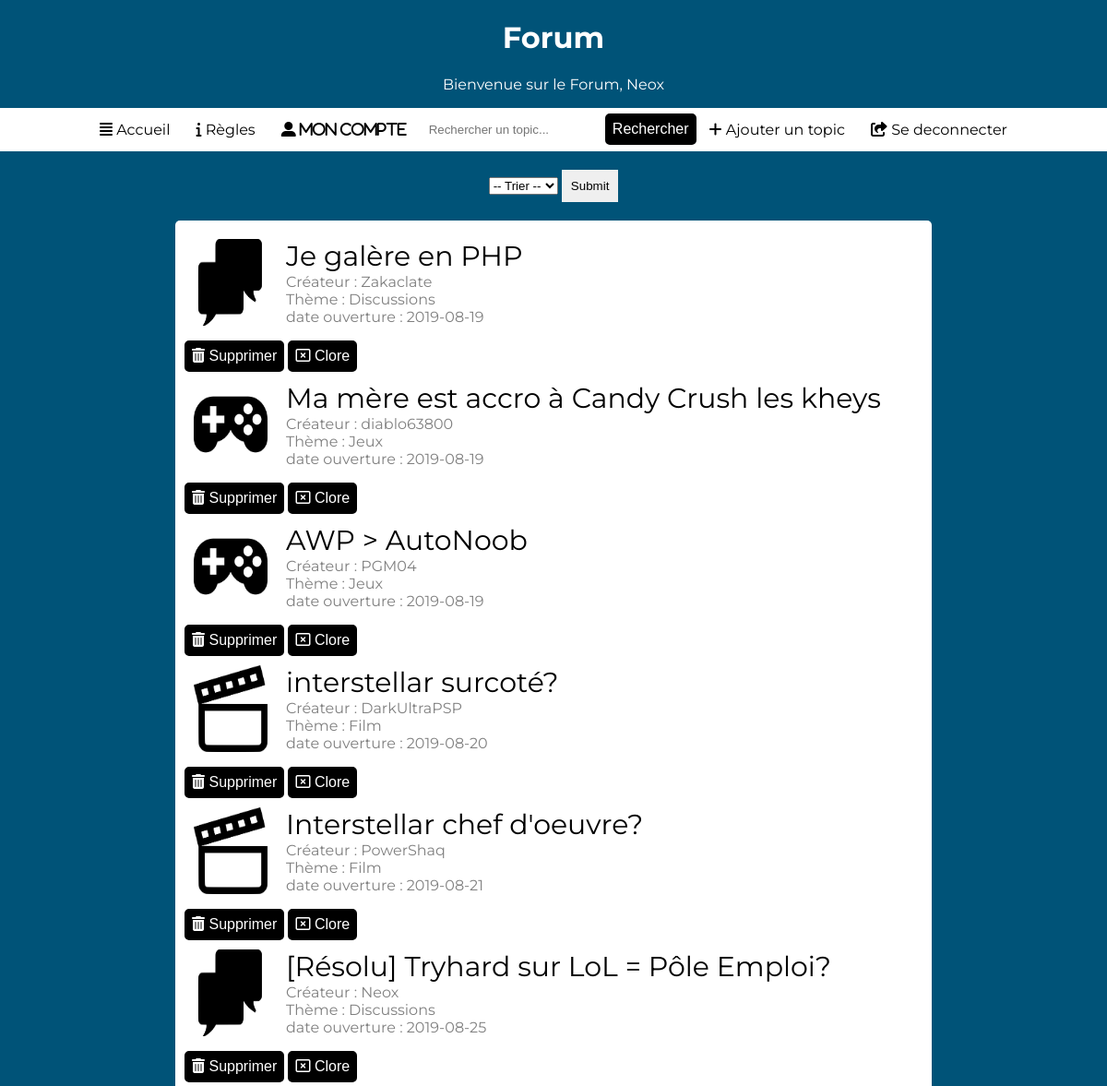
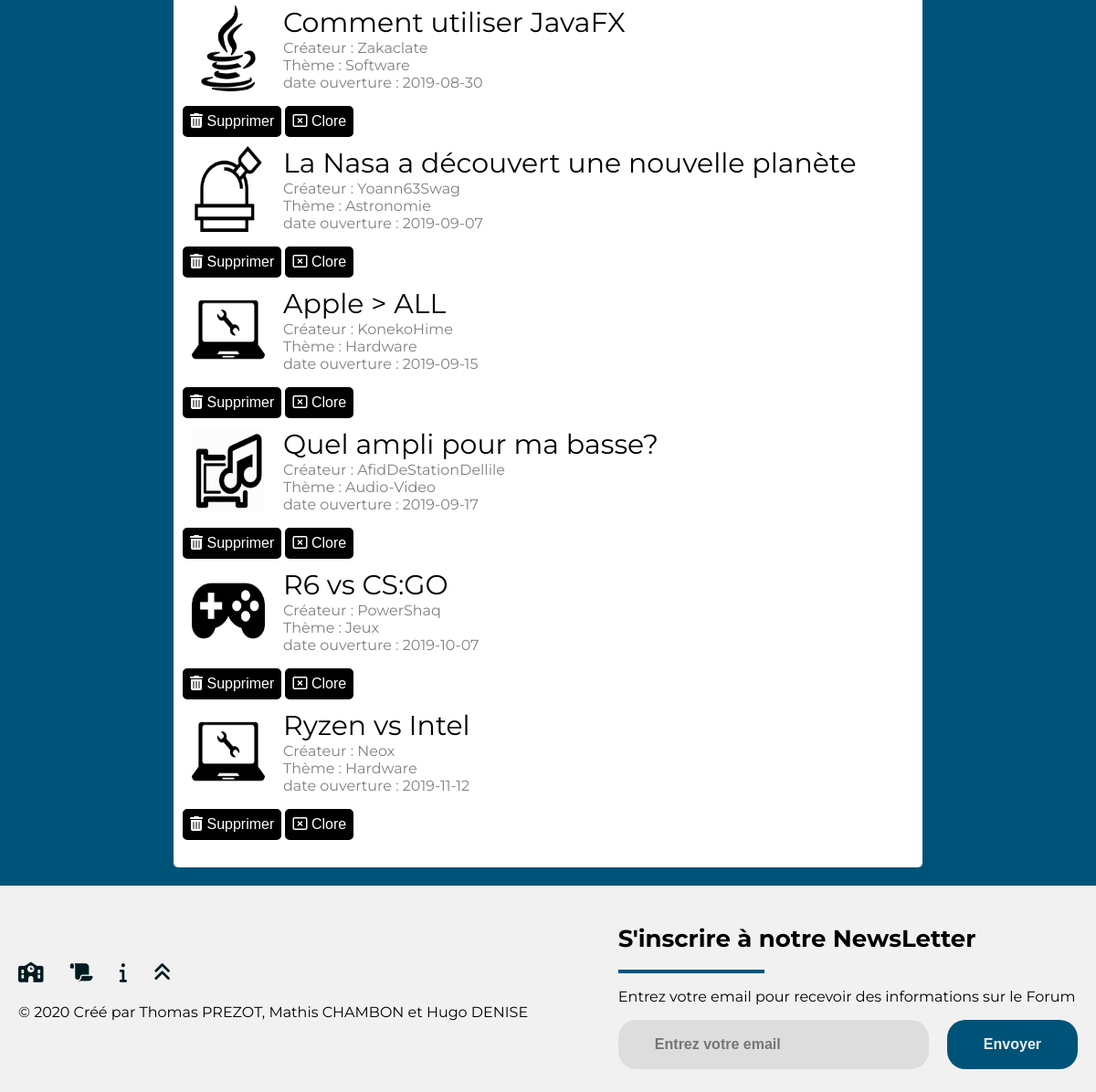
The app's page /index.php (signed in) with its own data (2 pictures, top to bottom).
### tables this page shows
CREATE TABLE Compte
(
idCompte INT(11) NOT NULL AUTO_INCREMENT,
isCompteBanni TINYINT,
isCompteAdmin TINYINT,
dateDebutBan DATE,
dateFinBan DATE,
raisonBan VARCHAR(64),
motDePasse VARCHAR(64),
login VARCHAR(64),
dateCreation DATE,
nomCompte VARCHAR(64),
idMessage INT(11),
connexion TINYINT,
email VARCHAR(64),
PRIMARY KEY(idCompte)
);

CREATE TABLE FilDeDiscussion
(
idFilDeDiscussion INT(11) NOT NULL AUTO_INCREMENT,
isFilDeDiscussionClos TINYINT,
titreFilDeDiscussion VARCHAR(64),
dateOuverture DATE,
Theme VARCHAR(64),
idCreateur INT(11),
idMessage INT(11),
PRIMARY KEY(idFilDeDiscussion)
);

### data/compte.php (called while the page is built, shortened)
<?php
    class Compte
    {
        private $isCompteAdmin;
        private $nomCompte;
        function getIsCompteAdmin() {
            return $this->isCompteAdmin;
        }
        function getNomCompte() {
            return $this->nomCompte;
        }
        function setNomCompte($nomCompte) {
            $this->nomCompte = $nomCompte;
        }
        public function initCompte($idCompte)
        {
            $bdd=DatabaseLinker::getConnexion();
            $state = $bdd->prepare("SELECT * FROM Compte WHERE idCompte=?");
            $state->bindParam(1,$idCompte);
            $state->execute();
            $resultat = $state->fetchAll();
            foreach ($resultat as $ligneResultat)
            {
                $this->nomCompte = $ligneResultat["nomCompte"];
                $this->isCompteAdmin = $ligneResultat["isCompteAdmin"];
            }
        }
    }
?>

### data/fildediscussion.php (called while the page is built, shortened)
<?php
    class FilDeDiscussion
    {
        private $idFilDeDiscussion;
        private $isFilDeDiscussionClos;
        private $titreFilDeDiscussion;
        private $dateCreation;
        private $theme;
        public function getIsFilDeDiscussionClos() {
            return $this->isFilDeDiscussionClos;
        }
        public function getIdFilDeDiscussion() {
            return $this->idFilDeDiscussion;
        }
        public function getTitreFilDeDiscussion() {
            return $this->titreFilDeDiscussion;
        }
        public function getDateCreation() {
            return $this->dateCreation;
        }
        public function getThemeFilDeDiscussion() {
            return $this->theme;
        }
        public function setIdFilDeDiscussion($idFilDeDiscussion) {
            $this->idFilDeDiscussion = $idFilDeDiscussion;
        }
        public function setTitreFilDeDiscussion($titreFilDeDiscussion) {
            $this->titreFilDeDiscussion = $titreFilDeDiscussion;
        }
        public function setDateCreation($dateCreation) {
            $this->dateCreation = $dateCreation;
        }
        public function setThemeFilDeDiscussion($theme) {
            $this->theme = $theme;
        }
        public function getIdFilDeDiscussionWithId($idFilDeDiscussion)
        {
            $bdd=DatabaseLinker::getConnexion();
            $state = $bdd->prepare("SELECT * FROM FilDeDiscussion WHERE idFilDeDiscussion=?");
            $state->bindParam(1,$idFilDeDiscussion);
            $state->execute();
            $resultat = $state->fetchAll();
            foreach ($resultat as $ligneResultat)
            {
                $this->idFilDeDiscussion = $ligneResultat["idFilDeDiscussion"];
                $this->dateCreation = $ligneResultat["dateOuverture"];
                $this->titreFilDeDiscussion = $ligneResultat["titreFilDeDiscussion"];
                $this->theme = $ligneResultat["Theme"];
                $this->isFilDeDiscussionClos = $ligneResultat["isFilDeDiscussionClos"];
            }
        }
        public static function getAllFilDeDiscussion($typeTri)
        {
            $tab= array();
            $connex=DatabaseLinker::getConnexion();
            $state=$connex->prepare("SELECT * FROM FilDeDiscussion ORDER BY ".$typeTri);
            $state->execute();
            $result = $state->fetchALL();
            foreach ($result as $ligneResult)
            {
                $user = new FilDeDiscussion();
                $user->setIdFilDeDiscussion($ligneResult["idFilDeDiscussion"]);
                $user->setDateCreation($ligneResult["dateOuverture"]);
                $user->setTitreFilDeDiscussion($ligneResult["titreFilDeDiscussion"]);
                $user->setThemeFilDeDiscussion($ligneResult["Theme"]);
                $user->setIsFilDeDiscussionClos($ligneResult["isFilDeDiscussionClos"]);
                $user->setIdCreateur($ligneResult["idCreateur"]);
                $tab[] = $user;
            }
            return $tab;
        }
        public static function getCreateurWithId($idCreateur)
        {
            $bdd=DatabaseLinker::getConnexion();
            $state = $bdd->prepare("SELECT nomCompte FROM Compte INNER JOIN FilDeDiscussion ON FilDeDiscussion.idCreateur = Compte.idCompte WHERE idFilDeDiscussion=?");
            $state->bindParam(1,$idCreateur);
            $state->execute();
            $resultat = $state->fetchAll();
            $compte = new Compte();
            foreach ($resultat as $ligneResultat)
            {
                $compte->setNomCompte($ligneResultat["nomCompte"]);
            }
            return $compte;
        }
    }
?>

### datamanagers/compteManager.php (called while the page is built, shortened)
<?php
    include_once("data/compte.php");
    class compteManager
    {
        public static function isCompteAdmin($idCompte)
        {
            $use = new Compte();
            $use->initCompte($idCompte);
            if ($use->getIsCompteAdmin())
            {
                return 1;
            }
            return 0;
        }
    }
?>

### index.php (the view, shortened to what this page needs)
<?php
	include("header.php");
	include("datamanagers/compteManager.php");
?>
<?php
	if (isset($_SESSION["idUser"]))
	{
		include("BarreDeNavCo.php");
?>
		<FORM method="GET" class="formTri">
			<SELECT name="typeTri" size="1">
				<OPTION>-- Trier --
				<OPTION value="date">Date
			</SELECT>
			<input type="submit" name="trier">
		</FORM>
		<div class="page">
		<div class="contentPage">
			<div class="milieu">
		        <?php
		        $typeTriFilDeDiscussion = "dateOuverture ASC";
					$tabFilDeDiscussion = FilDeDiscussion::getAllFilDeDiscussion($typeTriFilDeDiscussion);
						foreach ($tabFilDeDiscussion as $fildediscussion)
			            {
		            		$createur = FilDeDiscussion::getCreateurWithId($fildediscussion->getIdFilDeDiscussion());
					        echo '<a class="lien" href="Forum.php?index='.$fildediscussion->getIdFilDeDiscussion().'">';
								echo '<div class="box">';
									echo '<div class="Content">';
										echo '<img class="imageTheme" src="image/Theme/'.$fildediscussion->getThemeFilDeDiscussion().'.png">';
										echo '<div>';
											$fdd = new FilDeDiscussion();
											$fdd->getIdFilDeDiscussionWithId($fildediscussion->getIdFilDeDiscussion());
											echo '<div class="titre">';
											if ($fdd->getIsFilDeDiscussionClos())
											{
												echo "[Résolu] ";
											}
											echo $fildediscussion->getTitreFilDeDiscussion().'</div>';
											echo '<div class="sousTitre">'.'Créateur : '.$createur->getNomCompte().'<br> Thème : '.$fildediscussion->getThemeFilDeDiscussion().'<br> date ouverture : '.$fildediscussion->getDateCreation().'</div>';
										echo '</div>
									</div>
								</div>
							</a>';
							if (compteManager::isCompteAdmin($_SESSION["idUser"]))
							{
								?>
								<form method="POST">
									<button name="delete" <?php echo 'value="'.$fildediscussion->getIdFilDeDiscussion().'"'?>><i class="fas fa-trash-alt"></i> Supprimer</button>
									<button name="clore"><i class="far fa-window-close"></i> Clore</button>
								</form>
								<?php
							}
		            	}
					?>
			</div>
			<div class="bas">
		</div>
		</div>
	</div>
	<?php
	}
	?>
<?php
	include("footer.php");
?>

### BarreDeNavCo.php
<?php
	$utilisateur = new Compte();
	$utilisateur->initCompte($_SESSION["idUser"]);
	$nom = $utilisateur->getNomCompte();
?>
<div id = "returnTop" class="entete">
 	<h1>Forum</h1>
	<p>Bienvenue sur le Forum,<?php echo ' '.$nom; ?></p>
</div>
<div class="barreDeNavigation">
 	<a href="index.php" ><i class="fas fa-align-justify"></i> Accueil</a>
	<a href="indexRulePage.php"><i class="fas fa-info"></i> Règles</a>
	<a <?php echo 'href="profil.php?idProfil='.$_SESSION["idUser"].'"'?>><i class="fas fa-user-alt"> Mon compte</i></a>
	<form method = "GET" class="search">
		<input type="search" placeholder="Rechercher un topic..." name="q">
		<button>
			Rechercher
		</button>
	</form>
	<a href="AjoutFilDeDiscussion.php"><i class="fas fa-plus"></i> Ajouter un topic</a>
	<a href="deco.php"><i class="fas fa-share-square"></i> Se deconnecter</i></a>
</div>

### StyleSite.css (style rules this page uses)
body { margin:0px; background-size: contain; font-family: 'Montserrat', sans-serif; color:white; background : #005378; display: flex; flex-direction: column; }
.formTri { align-self: center; margin-top: 20px; }
.entete { text-align: center; }
.barreDeNavigation { background-color: white; display: flex; justify-content: center; }
.barreDeNavigation a { padding: 14px; color: black; text-decoration: none; align-self: center; }
button { background: black; color: white; border-radius: 5px; cursor: pointer; padding: 6px; border:none; font-size:16px; margin-top: 6px; border:solid 2px black; }
input { padding: 10px; border:none; }
.milieu { width: 800px; color:black; background-color: white; }
.box { background-color: white; display: flex; }
.Content { width: 100%; display: flex; }
.titre { text-decoration: none; font-size: 30px; }
.sousTitre { color: grey; }
.imageTheme { width: 80px; height: 100%; margin-right: 20px; }
.page { margin-top: 20px; display: flex; justify-content: center; width: 100%; flex-direction: row; margin-bottom: 20px; }
.box { margin: 10px; }
a { text-decoration:none; color: black; }
.bas { background-color: white; display: flex; justify-content: center; padding-top:10px; padding-bottom: 10px; width: 800px; }
.contentPage { border-radius: 5px; padding: 10px; display: flex; flex-direction: column; justify-content: space-between; min-height: 800px; background-color: white; }

### styleFooter.css (style rules this page uses)
body { margin: 0; padding: 0; font-family: 'Montserrat',sans-serif; }

### records on screen
compte: nomCompte "Neox"
fildediscussion: Theme (picture), titreFilDeDiscussion "Je galère en PHP", idCreateur.nomCompte "Zakaclate", Theme "Discussions", dateOuverture "2019-08-19", $fildediscussion->getIdFilDeDiscussion() 12 (drawn)
fildediscussion: Theme (picture), titreFilDeDiscussion "Ma mère est accro à Candy Crush les kheys", idCreateur.nomCompte "diablo63800", Theme "Jeux", dateOuverture "2019-08-19", $fildediscussion->getIdFilDeDiscussion() 11 (drawn)
fildediscussion: Theme (picture), titreFilDeDiscussion "AWP > AutoNoob", idCreateur.nomCompte "PGM04", Theme "Jeux", dateOuverture "2019-08-19", $fildediscussion->getIdFilDeDiscussion() 10 (drawn)
fildediscussion: Theme (picture), titreFilDeDiscussion "interstellar surcoté?", idCreateur.nomCompte "DarkUltraPSP", Theme "Film", dateOuverture "2019-08-20", $fildediscussion->getIdFilDeDiscussion() 9 (drawn)
fildediscussion: Theme (picture), titreFilDeDiscussion "Interstellar chef d'oeuvre?", idCreateur.nomCompte "PowerShaq", Theme "Film", dateOuverture "2019-08-21", $fildediscussion->getIdFilDeDiscussion() 8 (drawn)
fildediscussion: Theme (picture), isFilDeDiscussionClos "[Résolu]", titreFilDeDiscussion "Tryhard sur LoL = Pôle Emploi?", idCreateur.nomCompte "Neox", Theme "Discussions", dateOuverture "2019-08-25", $fildediscussion->getIdFilDeDiscussion() 7 (drawn)
fildediscussion: Theme (picture), titreFilDeDiscussion "Comment utiliser JavaFX", idCreateur.nomCompte "Zakaclate", Theme "Software", dateOuverture "2019-08-30", $fildediscussion->getIdFilDeDiscussion() 6 (drawn)
fildediscussion: Theme (picture), titreFilDeDiscussion "La Nasa a découvert une nouvelle planète", idCreateur.nomCompte "Yoann63Swag", Theme "Astronomie", dateOuverture "2019-09-07", $fildediscussion->getIdFilDeDiscussion() 5 (drawn)
fildediscussion: Theme (picture), titreFilDeDiscussion "Apple > ALL", idCreateur.nomCompte "KonekoHime", Theme "Hardware", dateOuverture "2019-09-15", $fildediscussion->getIdFilDeDiscussion() 4 (drawn)
fildediscussion: Theme (picture), titreFilDeDiscussion "Quel ampli pour ma basse?", idCreateur.nomCompte "AfidDeStationDellile", Theme "Audio-Video", dateOuverture "2019-09-17", $fildediscussion->getIdFilDeDiscussion() 3 (drawn)
fildediscussion: Theme (picture), titreFilDeDiscussion "R6 vs CS:GO", idCreateur.nomCompte "PowerShaq", Theme "Jeux", dateOuverture "2019-10-07", $fildediscussion->getIdFilDeDiscussion() 2 (drawn)
fildediscussion: Theme (picture), titreFilDeDiscussion "Ryzen vs Intel", idCreateur.nomCompte "Neox", Theme "Hardware", dateOuverture "2019-11-12", $fildediscussion->getIdFilDeDiscussion() 1 (drawn)
